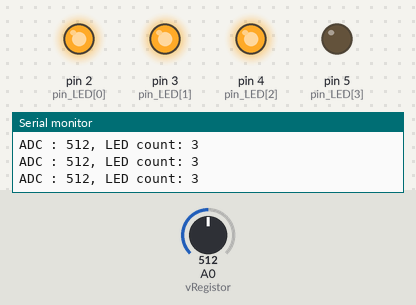
Recording of a sketch running on a simulated Arduino Uno, built with avr-gcc and run on an emulated ATmega328P. Shown: output pins drawn as LEDs (lit = HIGH), the last lines printed to the serial monitor. The test bench sets the inputs (shaded band); at power-on: A0 (vRegistor) = 512.

Above: at 1.2 s.
1.3 s: A0 (vRegistor) set to 493
At 2.2 s:
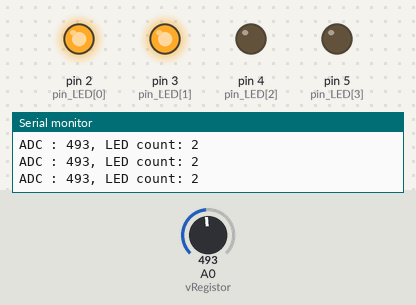
2.8 s: A0 (vRegistor) set to 266
4.3 s: A0 (vRegistor) set to 248
At 5.1 s:
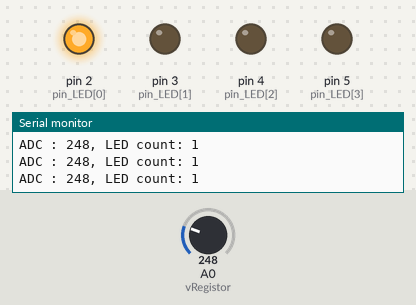
5.8 s: A0 (vRegistor) set to 900
At 6.5 s:
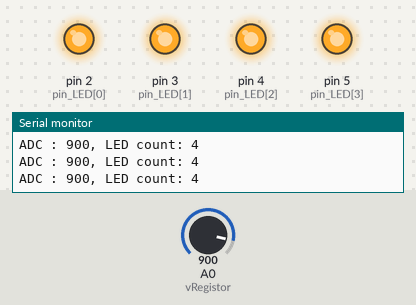
7.3 s: A0 (vRegistor) set to 775
8.8 s: A0 (vRegistor) set to 756
At 9.4 s:
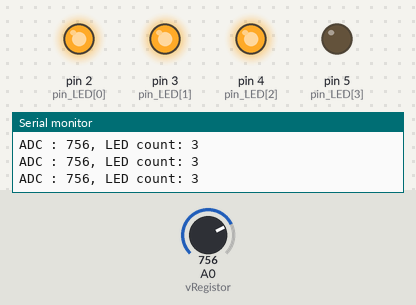
Timing chart, 0 to 11.3 s (numbered marks = the images above; inputs shaded):
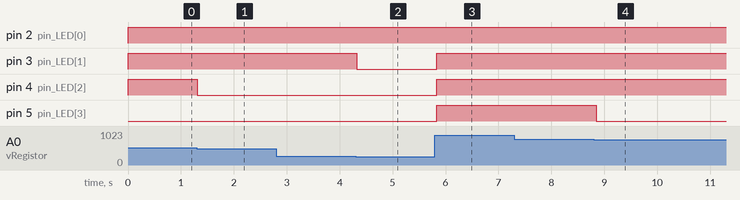

Measured:
- the behaviour switches between 512 and 511 on A0 (vRegistor) (found by bisection; images 0 and 1)
- the behaviour switches between 256 and 255 on A0 (vRegistor) (found by bisection; images 1 and 2)
- the behaviour switches between 768 and 767 on A0 (vRegistor) (found by bisection; images 3 and 4)
- after the input at 1.3 s, pin 4 (pin_LED[2]): HIGH → LOW at once
- after the input at 4.3 s, pin 3 (pin_LED[1]): HIGH → LOW at once
- after the input at 5.8 s, pin 3 (pin_LED[1]), pin 4 (pin_LED[2]), pin 5 (pin_LED[3]): LOW → HIGH at once
- after the input at 8.8 s, pin 5 (pin_LED[3]): HIGH → LOW after 0.05 s

The sketch:

Potentio2.ino
```cpp
int vRegistor = A0;
int pin_LED[4] = {2,3,4,5};

void setup(){
  Serial.begin(9600);

  pinMode(vRegistor, INPUT);
  for(int i = 0; i < 4; ++i){
    pinMode(pin_LED[i], OUTPUT);
    digitalWrite(pin_LED[i], LOW);
  }
}

void loop(){
  int adc = analogRead(vRegistor);
  int count_led = (adc >> 8) + 1;

  for(int i = 0; i < 4; ++i){
    if(i < count_led){
      digitalWrite(pin_LED[i], HIGH);
    }else{
      digitalWrite(pin_LED[i], LOW);
    }
  }

  Serial.println(String("ADC : ") + adc + ", LED count: " + count_led);

  delay(100);
}
```
